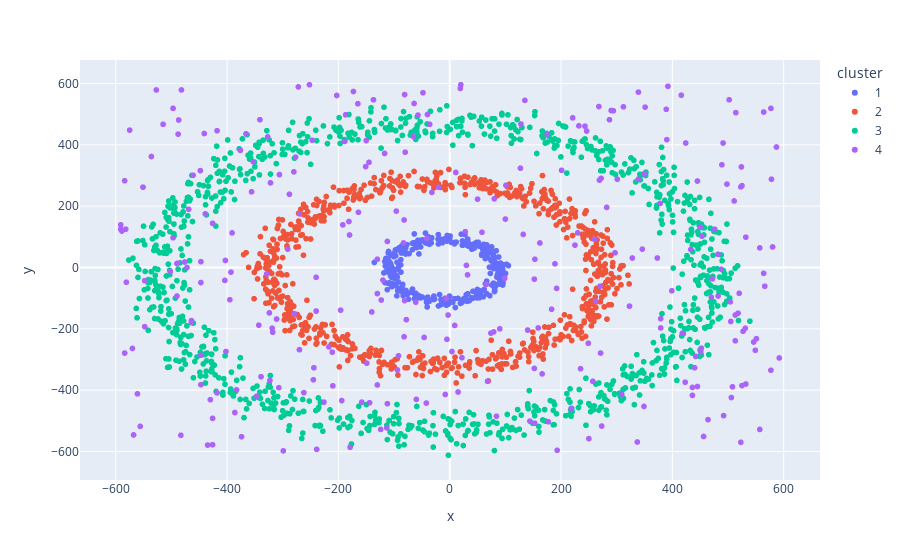

Notebook code cell kept with this figure:
### Markdown cell above
### Visualizing the data

### Code cell
# Scatter plot with plotly
fig = px.scatter(data,
                    x="x",
                    y="y",
                    color="cluster",
                    height=500)
fig.show()

### Figure 1 — Plotly figure (JSON) as saved in the notebook; plotly's stock layout.template omitted (floating-point values rounded to 4 significant figures; data arrays with more than 128 entries replaced by an {"elided": "..."} marker saying what was removed)
{"data": [{"hovertemplate": "cluster=1<br>x=%{x}<br>y=%{y}<extra></extra>", "legendgroup": "1", "marker": {"color": "#636efa", "symbol": "circle"}, "mode": "markers", "name": "1", "showlegend": true, "type": "scattergl", "x": {"elided": "300 float values"}, "xaxis": "x", "y": {"elided": "300 float values"}, "yaxis": "y"}, {"hovertemplate": "cluster=2<br>x=%{x}<br>y=%{y}<extra></extra>", "legendgroup": "2", "marker": {"color": "#EF553B", "symbol": "circle"}, "mode": "markers", "name": "2", "showlegend": true, "type": "scattergl", "x": {"elided": "700 float values"}, "xaxis": "x", "y": {"elided": "700 float values"}, "yaxis": "y"}, {"hovertemplate": "cluster=3<br>x=%{x}<br>y=%{y}<extra></extra>", "legendgroup": "3", "marker": {"color": "#00cc96", "symbol": "circle"}, "mode": "markers", "name": "3", "showlegend": true, "type": "scattergl", "x": {"elided": "1000 float values"}, "xaxis": "x", "y": {"elided": "1000 float values"}, "yaxis": "y"}, {"hovertemplate": "cluster=4<br>x=%{x}<br>y=%{y}<extra></extra>", "legendgroup": "4", "marker": {"color": "#ab63fa", "symbol": "circle"}, "mode": "markers", "name": "4", "showlegend": true, "type": "scattergl", "x": {"elided": "300 int values"}, "xaxis": "x", "y": {"elided": "300 int values"}, "yaxis": "y"}], "layout": {"autosize": true, "legend": {"title": {"text": "cluster"}, "tracegroupgap": 0}, "margin": {"t": 60}, "xaxis": {"anchor": "y", "autorange": true, "domain": [0, 1], "range": [-950.1, 951.1], "title": {"text": "x"}, "type": "linear"}, "yaxis": {"anchor": "x", "autorange": true, "domain": [0, 1], "range": [-695.3, 679.0], "title": {"text": "y"}, "type": "linear"}}}
